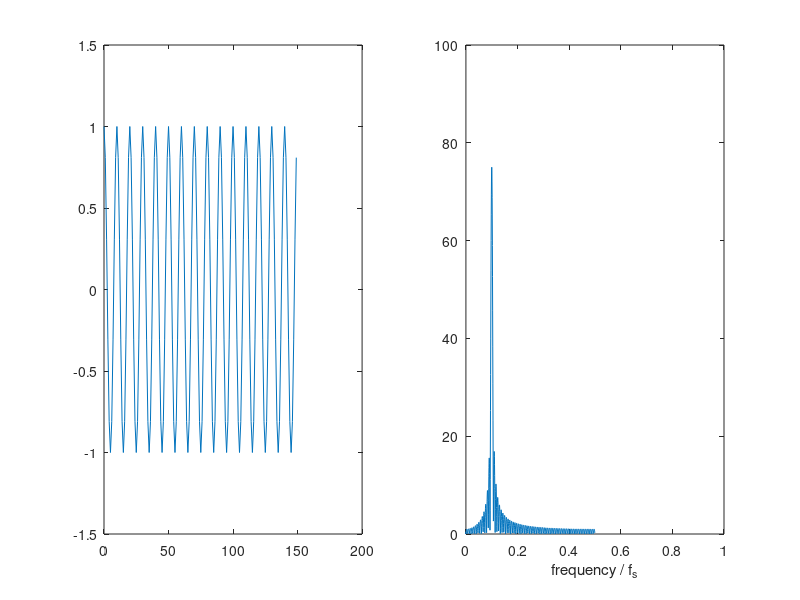

Recreate this plot in MATLAB.
n = [0:149];
x1 = cos(2*pi*n/10)+3*sin(2*pi*n);

N = 2048;

X = abs( fft(x1, N) );
X = fftshift(X);

F=[-N/2:N/2-1]/N;

subplot( 1, 2, 1)
plot(n,x1);
subplot( 1, 2, 2)
plot(F,X), axis( [ 0 1 0 100]);
xlabel('frequency / f_s');